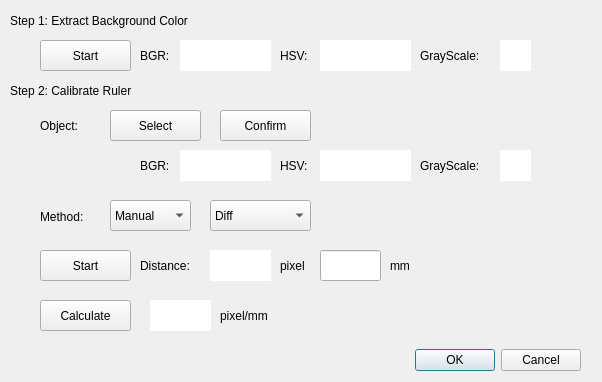
<?xml version="1.0" encoding="UTF-8"?>
<ui version="4.0">
 <class>CalibratorForm</class>
 <widget class="QWidget" name="CalibratorForm">
  <property name="geometry">
   <rect>
    <x>0</x>
    <y>0</y>
    <width>602</width>
    <height>382</height>
   </rect>
  </property>
  <property name="windowTitle">
   <string>Calibration</string>
  </property>
  <widget class="QLabel" name="label">
   <property name="geometry">
    <rect>
     <x>10</x>
     <y>10</y>
     <width>231</width>
     <height>21</height>
    </rect>
   </property>
   <property name="text">
    <string>Step 1: Extract Background Color</string>
   </property>
  </widget>
  <widget class="QPushButton" name="pushButtonBGStart">
   <property name="geometry">
    <rect>
     <x>40</x>
     <y>40</y>
     <width>91</width>
     <height>31</height>
    </rect>
   </property>
   <property name="text">
    <string>Start</string>
   </property>
  </widget>
  <widget class="QLabel" name="label_2">
   <property name="geometry">
    <rect>
     <x>140</x>
     <y>40</y>
     <width>51</width>
     <height>31</height>
    </rect>
   </property>
   <property name="text">
    <string>BGR:</string>
   </property>
  </widget>
  <widget class="QLabel" name="label_3">
   <property name="geometry">
    <rect>
     <x>280</x>
     <y>40</y>
     <width>41</width>
     <height>31</height>
    </rect>
   </property>
   <property name="text">
    <string>HSV:</string>
   </property>
  </widget>
  <widget class="QLabel" name="labelDisplayColor">
   <property name="geometry">
    <rect>
     <x>540</x>
     <y>40</y>
     <width>51</width>
     <height>31</height>
    </rect>
   </property>
   <property name="text">
    <string/>
   </property>
  </widget>
  <widget class="QLabel" name="label_5">
   <property name="geometry">
    <rect>
     <x>10</x>
     <y>80</y>
     <width>231</width>
     <height>21</height>
    </rect>
   </property>
   <property name="text">
    <string>Step 2: Calibrate Ruler</string>
   </property>
  </widget>
  <widget class="QComboBox" name="comboBoxCaliMethod">
   <property name="geometry">
    <rect>
     <x>110</x>
     <y>200</y>
     <width>81</width>
     <height>31</height>
    </rect>
   </property>
   <item>
    <property name="text">
     <string>Manual</string>
    </property>
   </item>
   <item>
    <property name="text">
     <string>Auto</string>
    </property>
   </item>
  </widget>
  <widget class="QLabel" name="labelShowRGB">
   <property name="geometry">
    <rect>
     <x>180</x>
     <y>40</y>
     <width>91</width>
     <height>31</height>
    </rect>
   </property>
   <property name="styleSheet">
    <string notr="true">background-color: rgb(255, 255, 255);
</string>
   </property>
   <property name="text">
    <string/>
   </property>
   <property name="alignment">
    <set>Qt::AlignCenter</set>
   </property>
  </widget>
  <widget class="QLabel" name="labelShowHSV">
   <property name="geometry">
    <rect>
     <x>320</x>
     <y>40</y>
     <width>91</width>
     <height>31</height>
    </rect>
   </property>
   <property name="styleSheet">
    <string notr="true">background-color: rgb(255, 255, 255);</string>
   </property>
   <property name="text">
    <string/>
   </property>
   <property name="alignment">
    <set>Qt::AlignCenter</set>
   </property>
  </widget>
  <widget class="QPushButton" name="pushButtonRulerStart">
   <property name="geometry">
    <rect>
     <x>40</x>
     <y>250</y>
     <width>91</width>
     <height>31</height>
    </rect>
   </property>
   <property name="text">
    <string>Start</string>
   </property>
  </widget>
  <widget class="QLabel" name="label_4">
   <property name="geometry">
    <rect>
     <x>40</x>
     <y>206</y>
     <width>67</width>
     <height>21</height>
    </rect>
   </property>
   <property name="text">
    <string>Method:</string>
   </property>
  </widget>
  <widget class="QLabel" name="label_6">
   <property name="geometry">
    <rect>
     <x>140</x>
     <y>250</y>
     <width>67</width>
     <height>31</height>
    </rect>
   </property>
   <property name="text">
    <string>Distance:</string>
   </property>
  </widget>
  <widget class="QLabel" name="labelShowPixelD">
   <property name="geometry">
    <rect>
     <x>210</x>
     <y>250</y>
     <width>61</width>
     <height>31</height>
    </rect>
   </property>
   <property name="styleSheet">
    <string notr="true">background-color: rgb(255, 255, 255);
</string>
   </property>
   <property name="text">
    <string/>
   </property>
   <property name="alignment">
    <set>Qt::AlignCenter</set>
   </property>
  </widget>
  <widget class="QLineEdit" name="lineEditmmD">
   <property name="geometry">
    <rect>
     <x>320</x>
     <y>250</y>
     <width>61</width>
     <height>31</height>
    </rect>
   </property>
   <property name="alignment">
    <set>Qt::AlignCenter</set>
   </property>
  </widget>
  <widget class="QLabel" name="label_7">
   <property name="geometry">
    <rect>
     <x>280</x>
     <y>250</y>
     <width>51</width>
     <height>31</height>
    </rect>
   </property>
   <property name="text">
    <string>pixel</string>
   </property>
  </widget>
  <widget class="QLabel" name="label_8">
   <property name="geometry">
    <rect>
     <x>390</x>
     <y>250</y>
     <width>51</width>
     <height>31</height>
    </rect>
   </property>
   <property name="text">
    <string>mm</string>
   </property>
  </widget>
  <widget class="QPushButton" name="pushButtonCalculate">
   <property name="geometry">
    <rect>
     <x>40</x>
     <y>300</y>
     <width>91</width>
     <height>31</height>
    </rect>
   </property>
   <property name="text">
    <string>Calculate</string>
   </property>
  </widget>
  <widget class="QLabel" name="labelShowCalResult">
   <property name="geometry">
    <rect>
     <x>150</x>
     <y>300</y>
     <width>61</width>
     <height>31</height>
    </rect>
   </property>
   <property name="styleSheet">
    <string notr="true">background-color: rgb(255, 255, 255);
</string>
   </property>
   <property name="text">
    <string/>
   </property>
   <property name="alignment">
    <set>Qt::AlignCenter</set>
   </property>
  </widget>
  <widget class="QLabel" name="label_9">
   <property name="geometry">
    <rect>
     <x>220</x>
     <y>300</y>
     <width>71</width>
     <height>31</height>
    </rect>
   </property>
   <property name="text">
    <string>pixel/mm</string>
   </property>
  </widget>
  <widget class="QDialogButtonBox" name="buttonBoxEnd">
   <property name="geometry">
    <rect>
     <x>410</x>
     <y>340</y>
     <width>171</width>
     <height>41</height>
    </rect>
   </property>
   <property name="standardButtons">
    <set>QDialogButtonBox::Cancel|QDialogButtonBox::Ok</set>
   </property>
  </widget>
  <widget class="QLabel" name="label_10">
   <property name="geometry">
    <rect>
     <x>420</x>
     <y>40</y>
     <width>71</width>
     <height>31</height>
    </rect>
   </property>
   <property name="text">
    <string>GrayScale:</string>
   </property>
  </widget>
  <widget class="QLabel" name="labelShowGS">
   <property name="geometry">
    <rect>
     <x>500</x>
     <y>40</y>
     <width>31</width>
     <height>31</height>
    </rect>
   </property>
   <property name="styleSheet">
    <string notr="true">background-color: rgb(255, 255, 255);</string>
   </property>
   <property name="text">
    <string/>
   </property>
  </widget>
  <widget class="QComboBox" name="comboBoxCaliColor">
   <property name="geometry">
    <rect>
     <x>210</x>
     <y>200</y>
     <width>101</width>
     <height>31</height>
    </rect>
   </property>
   <item>
    <property name="text">
     <string>Diff</string>
    </property>
   </item>
   <item>
    <property name="text">
     <string>GrayScale</string>
    </property>
   </item>
   <item>
    <property name="text">
     <string>HSV</string>
    </property>
   </item>
  </widget>
  <widget class="QLabel" name="label_11">
   <property name="geometry">
    <rect>
     <x>40</x>
     <y>110</y>
     <width>67</width>
     <height>31</height>
    </rect>
   </property>
   <property name="text">
    <string>Object:</string>
   </property>
  </widget>
  <widget class="QLabel" name="label_12">
   <property name="geometry">
    <rect>
     <x>280</x>
     <y>150</y>
     <width>41</width>
     <height>31</height>
    </rect>
   </property>
   <property name="text">
    <string>HSV:</string>
   </property>
  </widget>
  <widget class="QLabel" name="labelShowObjGS">
   <property name="geometry">
    <rect>
     <x>500</x>
     <y>150</y>
     <width>31</width>
     <height>31</height>
    </rect>
   </property>
   <property name="styleSheet">
    <string notr="true">background-color: rgb(255, 255, 255);</string>
   </property>
   <property name="text">
    <string/>
   </property>
  </widget>
  <widget class="QLabel" name="labelShowObjRGB">
   <property name="geometry">
    <rect>
     <x>180</x>
     <y>150</y>
     <width>91</width>
     <height>31</height>
    </rect>
   </property>
   <property name="styleSheet">
    <string notr="true">background-color: rgb(255, 255, 255);
</string>
   </property>
   <property name="text">
    <string/>
   </property>
   <property name="alignment">
    <set>Qt::AlignCenter</set>
   </property>
  </widget>
  <widget class="QLabel" name="label_13">
   <property name="geometry">
    <rect>
     <x>140</x>
     <y>150</y>
     <width>51</width>
     <height>31</height>
    </rect>
   </property>
   <property name="text">
    <string>BGR:</string>
   </property>
  </widget>
  <widget class="QLabel" name="labelShowObjHSV">
   <property name="geometry">
    <rect>
     <x>320</x>
     <y>150</y>
     <width>91</width>
     <height>31</height>
    </rect>
   </property>
   <property name="styleSheet">
    <string notr="true">background-color: rgb(255, 255, 255);</string>
   </property>
   <property name="text">
    <string/>
   </property>
   <property name="alignment">
    <set>Qt::AlignCenter</set>
   </property>
  </widget>
  <widget class="QLabel" name="label_14">
   <property name="geometry">
    <rect>
     <x>420</x>
     <y>150</y>
     <width>71</width>
     <height>31</height>
    </rect>
   </property>
   <property name="text">
    <string>GrayScale:</string>
   </property>
  </widget>
  <widget class="QLabel" name="labelDisplayObjColor">
   <property name="geometry">
    <rect>
     <x>540</x>
     <y>150</y>
     <width>51</width>
     <height>31</height>
    </rect>
   </property>
   <property name="text">
    <string/>
   </property>
  </widget>
  <widget class="QPushButton" name="pushButtonRulerSelect">
   <property name="geometry">
    <rect>
     <x>110</x>
     <y>110</y>
     <width>91</width>
     <height>31</height>
    </rect>
   </property>
   <property name="text">
    <string>Select</string>
   </property>
  </widget>
  <widget class="QPushButton" name="pushButtonRulerSelectStop">
   <property name="geometry">
    <rect>
     <x>220</x>
     <y>110</y>
     <width>91</width>
     <height>31</height>
    </rect>
   </property>
   <property name="text">
    <string>Confirm</string>
   </property>
  </widget>
 </widget>
 <resources/>
 <connections/>
</ui>
